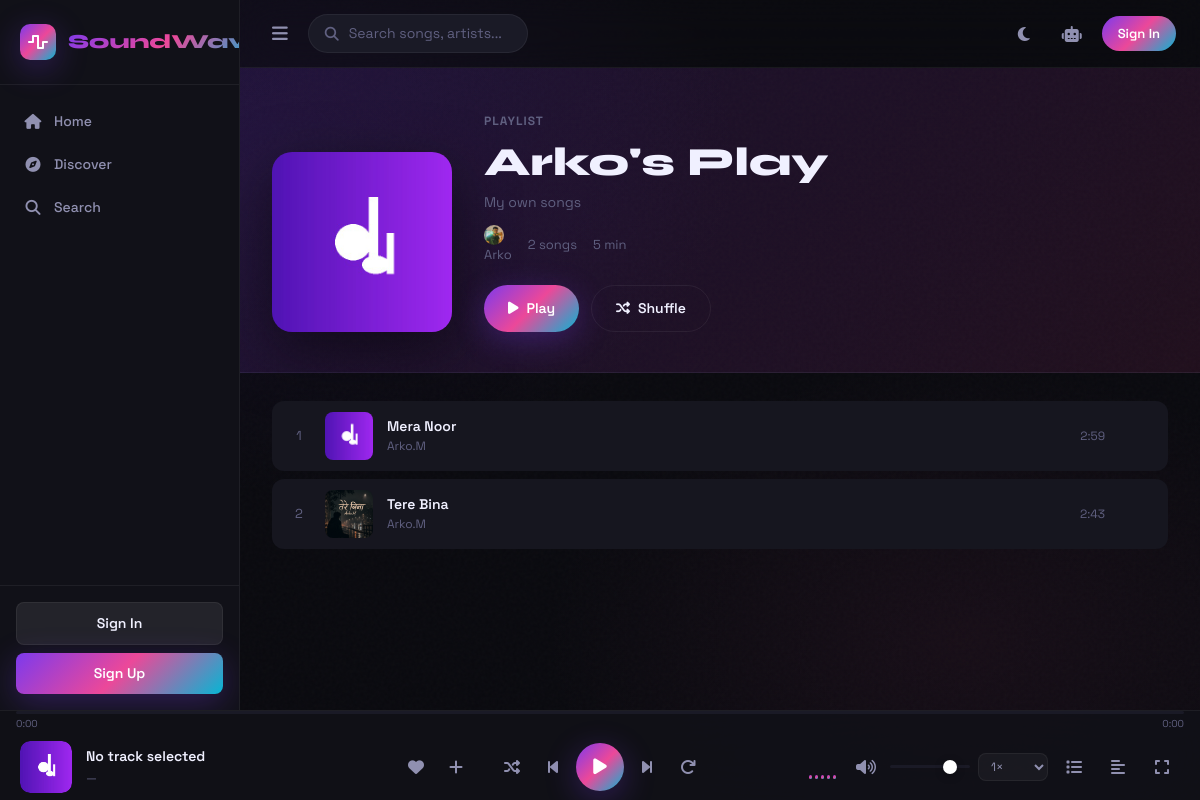
Page /playlist/1 on the committed database.
### app/models/playlist.py (models this page shows, shortened)
class Playlist(db.Model):
    __tablename__ = 'playlists'
    id = db.Column(db.Integer, primary_key=True)
    name = db.Column(db.String(200), nullable=False)
    description = db.Column(db.String(500), default='')
    cover_path = db.Column(db.String(500), default='default_playlist.jpg')
    user_id = db.Column(db.Integer, db.ForeignKey('users.id'), nullable=False)
    is_public = db.Column(db.Boolean, default=True)
    created_at = db.Column(db.DateTime, default=datetime.utcnow)
    updated_at = db.Column(db.DateTime, default=datetime.utcnow, onupdate=datetime.utcnow)
    playlist_songs = db.relationship(
        'PlaylistSong',
        backref='playlist',
        lazy='dynamic',
        cascade='all, delete-orphan',
        order_by='PlaylistSong.position'
    )
    @property
    def songs(self):
        from app.models.song import Song
        return [ps.song for ps in self.playlist_songs.order_by(PlaylistSong.position).all() if ps.song]
    @property
    def total_duration(self):
        total = sum(ps.song.duration for ps in self.playlist_songs.all() if ps.song)
        mins = total // 60
        return f"{mins} min"

### app/models/user.py (models this page shows, shortened)
class User(UserMixin, db.Model):
    __tablename__ = 'users'
    id = db.Column(db.Integer, primary_key=True)
    username = db.Column(db.String(64), unique=True, nullable=False, index=True)
    email = db.Column(db.String(120), unique=True, nullable=False, index=True)
    password_hash = db.Column(db.String(256), nullable=False)
    avatar = db.Column(db.String(256), default='default_avatar.png')
    bio = db.Column(db.String(500), default='')
    is_admin = db.Column(db.Boolean, default=False)
    is_active = db.Column(db.Boolean, default=True)
    theme = db.Column(db.String(10), default='dark')
    created_at = db.Column(db.DateTime, default=datetime.utcnow)
    last_seen = db.Column(db.DateTime, default=datetime.utcnow)
    playlists = db.relationship('Playlist', backref='owner', lazy='dynamic', cascade='all, delete-orphan')
    favorites = db.relationship('Favorite', backref='user', lazy='dynamic', cascade='all, delete-orphan')
    history = db.relationship('PlayHistory', backref='user', lazy='dynamic', cascade='all, delete-orphan')
    uploaded_songs = db.relationship('Song', backref='uploader', lazy='dynamic')

### app/models/song.py (models this page shows, shortened)
class Song(db.Model):
    __tablename__ = 'songs'
    id = db.Column(db.Integer, primary_key=True)
    title = db.Column(db.String(200), nullable=False)
    artist = db.Column(db.String(200), nullable=False, default='Unknown Artist')
    album = db.Column(db.String(200), default='Unknown Album')
    genre_id = db.Column(db.Integer, db.ForeignKey('genres.id'), nullable=True)
    duration = db.Column(db.Integer, default=0)  # seconds
    file_path = db.Column(db.String(500), nullable=False)
    cover_path = db.Column(db.String(500), default='default_cover.jpg')
    lyrics = db.Column(db.Text, default='')
    play_count = db.Column(db.Integer, default=0)
    year = db.Column(db.Integer, nullable=True)
    bitrate = db.Column(db.Integer, default=0)
    file_size = db.Column(db.Integer, default=0)
    uploaded_by = db.Column(db.Integer, db.ForeignKey('users.id'), nullable=True)
    is_public = db.Column(db.Boolean, default=True)
    created_at = db.Column(db.DateTime, default=datetime.utcnow)
    favorites = db.relationship('Favorite', backref='song', lazy='dynamic', cascade='all, delete-orphan')
    history_entries = db.relationship('PlayHistory', backref='song', lazy='dynamic', cascade='all, delete-orphan')
    @property
    def duration_formatted(self):
        mins = self.duration // 60
        secs = self.duration % 60
        return f"{mins}:{secs:02d}"

### app/routes/playlist.py (the view)
@playlist_bp.route('/<int:playlist_id>')
def view(playlist_id):
    playlist = Playlist.query.get_or_404(playlist_id)
    if not playlist.is_public and (not current_user.is_authenticated or current_user.id != playlist.user_id):
        flash('This playlist is private', 'error')
        return redirect(url_for('main.index'))
    songs = playlist.songs
    return render_template('playlist_view.html', playlist=playlist, songs=songs)

### app/templates/playlist_view.html (shortened to what this page needs)
{% extends 'base.html' %}
{% block content %}
<div style="background:var(--gradient-soft);border-bottom:1px solid var(--border);padding:40px 32px;display:flex;gap:32px;align-items:flex-end">
  <div style="width:180px;height:180px;border-radius:var(--radius-lg);overflow:hidden;flex-shrink:0;box-shadow:var(--shadow-lg)">
    <img src="{{ url_for('player.cover', filename=playlist.cover_path) }}" alt="{{ playlist.name }}"
         style="width:100%;height:100%;object-fit:cover" onerror="this.src='/static/images/default_cover.jpg'">
  </div>
  <div style="flex:1">
    <span style="font-size:12px;font-weight:700;text-transform:uppercase;letter-spacing:1px;color:var(--text-muted)">Playlist</span>
    <h1 style="font-family:var(--font-display);font-size:40px;font-weight:800;margin:8px 0;line-height:1.1">{{ playlist.name }}</h1>
    {% if playlist.description %}
    <p style="color:var(--text-muted);font-size:14px;margin-bottom:12px">{{ playlist.description }}</p>
    {% endif %}
    <div style="display:flex;align-items:center;gap:16px;font-size:13px;color:var(--text-muted)">
      <span><img src="{{ url_for('player.avatar', filename=playlist.owner.avatar) }}"
                 style="width:20px;height:20px;border-radius:50%;vertical-align:middle;margin-right:6px"
                 onerror="this.src='/static/images/default_avatar.png'">{{ playlist.owner.username }}</span>
      <span>{{ songs|length }} songs</span>
      <span>{{ playlist.total_duration }}</span>
    </div>
    {% if songs %}
    <div style="display:flex;gap:12px;margin-top:20px">
      <button onclick="playAll()" class="btn btn-primary" style="border-radius:28px">
        <i class="fas fa-play"></i> Play
      </button>
      <button onclick="shuffleAll()" class="btn btn-outline" style="border-radius:28px">
        <i class="fas fa-random"></i> Shuffle
      </button>
    </div>
    {% endif %}
  </div>
</div>
<div class="page-section">
  {% if songs %}
  <div class="songs-grid" id="playlistSongs">
    {% for song in songs %}
    <div class="song-card"
         data-song-id="{{ song.id }}"
         data-title="{{ song.title }}"
         data-artist="{{ song.artist }}"
         data-cover="{{ song.cover_path }}"
         data-duration="{{ song.duration }}"
         data-duration-fmt="{{ song.duration_formatted }}"
         data-lyrics="{{ song.lyrics|default('') }}">
      <span style="color:var(--text-muted);font-size:13px;width:24px;text-align:center;flex-shrink:0">{{ loop.index }}</span>
      <div class="song-card-cover">
        <img src="{{ url_for('player.cover', filename=song.cover_path) }}" alt="{{ song.title }}"
             onerror="this.src='/static/images/default_cover.jpg'">
      </div>
      <div class="song-card-info">
        <div class="song-card-title">{{ song.title }}</div>
        <div class="song-card-artist">{{ song.artist }}</div>
      </div>
      <div class="song-card-meta">
        <span class="song-card-duration">{{ song.duration_formatted }}</span>
      </div>
    </div>
    {% endfor %}
  </div>
  {% endif %}
</div>
{% endblock %}

### app/static/css/main.css (style rules this page uses)
:root { --bg-primary: #0a0a0f; --bg-secondary: #111118; --bg-tertiary: #1a1a26; --bg-card: #16161f; --bg-hover: #1e1e2e; --bg-glass: rgba(255,255,255,0.04); --bg-glass-hover: rgba(255,255,255,0.08); --accent: #7c3aed; --accent-bright: #8b5cf6; --accent-glow: rgba(124, 58, 237, 0.4); --accent-2: #ec4899; --accent-3: #06b6d4; --gradient: linear-gradient(135deg, #7c3aed 0%, #ec4899 50%, #06b6d4 100%); --gradient-soft: linear-gradient(135deg, rgba(124,58,237,0.15) 0%, rgba(236,72,153,0.1) 100%); --text-primary: #f0f0ff; --text-secondary: #9090b0; --text-muted: #606080; --border: rgba(255,255,255,0.06); --border-hover: rgba(255,255,255,0.12); --player-height: 90px; --sidebar-width: 240px; --font-display: 'Syne', sans-serif; --font-body: 'Space Grotesk', sans-serif; --radius-sm: 8px; --radius-md: 12px; --radius-lg: 20px; --radius-xl: 28px; --shadow-sm: 0 2px 8px rgba(0,0,0,0.3); --shadow-md: 0 8px 24px rgba(0,0,0,0.4); --shadow-lg: 0 20px 60px rgba(0,0,0,0.5); --shadow-accent: 0 8px 32px rgba(124,58,237,0.3); --transition: 0.2s ease; --transition-slow: 0.4s cubic-bezier(0.4, 0, 0.2, 1); }
* { box-sizing: border-box; margin: 0; padding: 0; }
body.sw-body { font-family: var(--font-body); background: var(--bg-primary); color: var(--text-primary); height: 100vh; overflow: hidden; position: relative; }
.song-card { display: flex; align-items: center; gap: 14px; padding: 10px 14px; border-radius: var(--radius-md); cursor: pointer; transition: all var(--transition); background: var(--bg-card); border: 1px solid transparent; position: relative; overflow: hidden; }
.song-card::before { content: ''; position: absolute; inset: 0; background: var(--gradient-soft); opacity: 0; transition: opacity var(--transition); }
.song-card-cover { position: relative; width: 48px; height: 48px; border-radius: var(--radius-sm); overflow: hidden; flex-shrink: 0; }
.song-card-cover img { width: 100%; height: 100%; object-fit: cover; }
.song-card-info { flex: 1; min-width: 0; }
.song-card-title { font-size: 14px; font-weight: 600; white-space: nowrap; overflow: hidden; text-overflow: ellipsis; color: var(--text-primary); }
.song-card-artist { font-size: 12px; color: var(--text-muted); white-space: nowrap; overflow: hidden; text-overflow: ellipsis; }
.song-card-meta { display: flex; align-items: center; gap: 12px; flex-shrink: 0; }
.song-card-duration { font-size: 12px; color: var(--text-muted); }
.page-section { padding: 28px 32px; }
.songs-grid { display: grid; gap: 8px; }
.btn { display: inline-flex; align-items: center; gap: 8px; padding: 12px 24px; border-radius: var(--radius-md); font-size: 14px; font-weight: 600; cursor: pointer; border: none; font-family: var(--font-body); transition: all var(--transition); }
.btn-primary { background: var(--gradient); color: white; box-shadow: var(--shadow-accent); }
.btn-outline { background: transparent; border: 1px solid var(--border); color: var(--text-primary); }

### rows in the picture
Playlist: cover_path (placeholder picture), name "Arko's Play", description "My own songs"
User: avatar (picture), owner.username "Arko"
Song: total_duration "5 min", cover_path (picture), title "Mera Noor", artist "Arko.M", duration_formatted "2:59"
Song: cover_path (picture), title "Tere Bina", artist "Arko.M", duration_formatted "2:43"

### other values in the picture
{{ songs|length }} "2"
